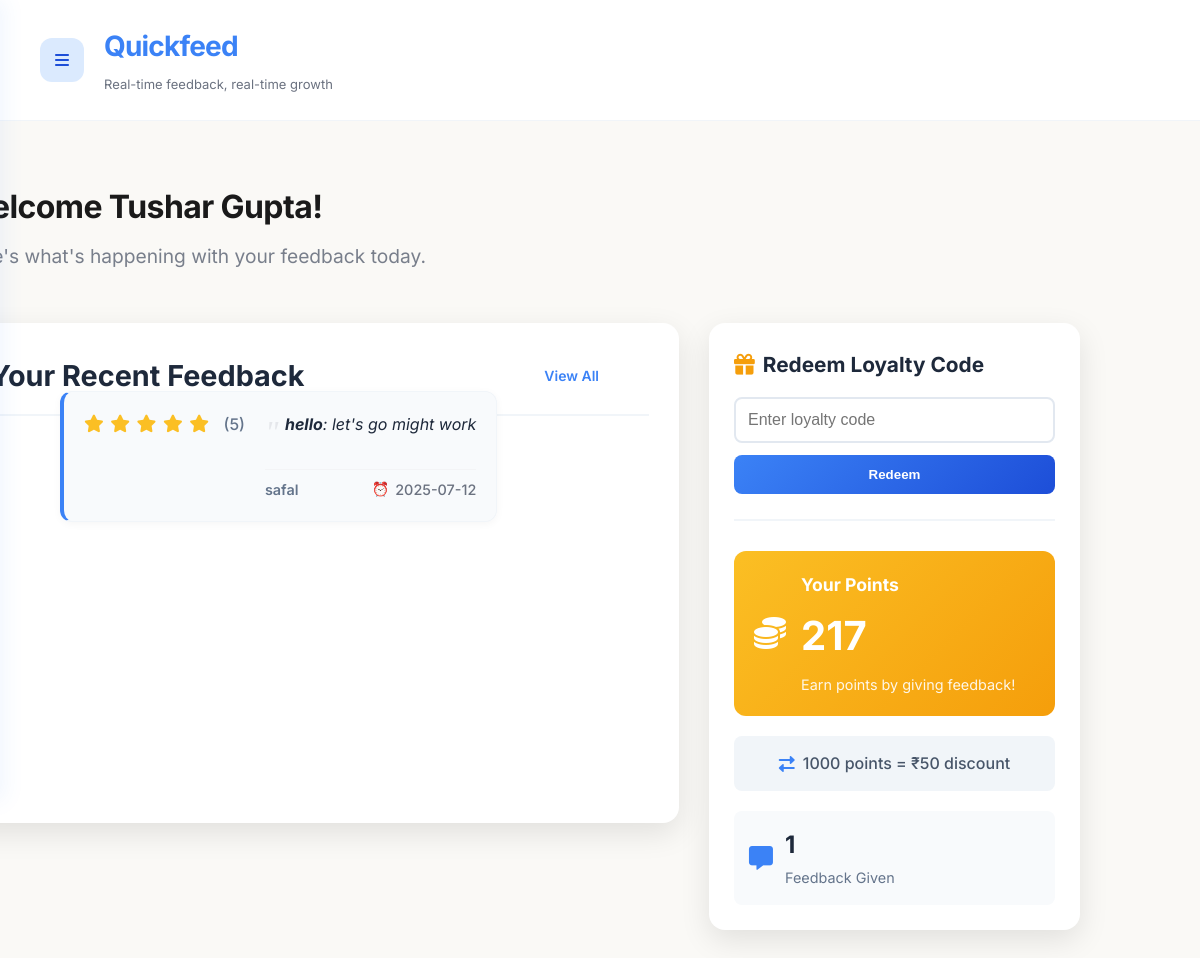
/customer/dashboard (signed in), run on the app's committed database.
### web/models.py (models this page shows, shortened)
class BaseUser(UserMixin, db.Model):
    __abstract__ = True
    id = db.Column(db.Integer, primary_key=True)
    first_name = db.Column(db.String(50), nullable=False)
    last_name = db.Column(db.String(50), nullable=False)
    email = db.Column(db.String(120), unique=True, nullable=False, index=True)
    password_hash = db.Column(db.String(128), nullable=False)
    created_at = db.Column(db.DateTime, default=lambda: datetime.now(timezone.utc))
    is_active = db.Column(db.Boolean, default=True, nullable=False)

class User(BaseUser):
    __tablename__ = 'users'
    points = db.Column(db.Integer, default=0)

class Feedback(db.Model):
    __tablename__ = 'feedbacks'  # Changed from 'feedback' to 'feedbacks'
    customer_id = db.Column(db.Integer, db.ForeignKey('users.id', ondelete='CASCADE'), nullable=True)
    id = db.Column(db.Integer, primary_key=True)
    title = db.Column(db.String(200), nullable=False)
    content = db.Column(db.Text, nullable=False)
    rating = db.Column(db.Integer, nullable=False)
    created_at = db.Column(db.DateTime, default=lambda: datetime.now(timezone.utc))
    shopkeeper_id = db.Column(db.Integer,
                             db.ForeignKey('shopkeepers.id', ondelete='CASCADE'),
                             nullable=False)
    customer_name = db.Column(db.String(100), nullable=False)
    customer_email = db.Column(db.String(120), nullable=True)
    customer_user = db.relationship('User',
                                  foreign_keys=[customer_email],
                                  primaryjoin='Feedback.customer_email == User.email',
                                  backref='feedbacks',
                                  lazy=True)
    __table_args__ = (
        db.CheckConstraint('rating >= 1 AND rating <= 5', name='rating_range'),
        db.CheckConstraint('LENGTH(title) >= 3', name='title_min_length'),
        db.CheckConstraint('LENGTH(content) >= 10', name='content_min_length'),
    )

class Shopkeeper(BaseUser):
    __tablename__ = 'shopkeepers'  # Changed from 'shopkeeper' to 'shopkeepers'
    shopname = db.Column(db.String(100), nullable=False)
    username = db.Column(db.String(50), unique=True, nullable=False, index=True)
    received_feedbacks = db.relationship('Feedback',
                                       foreign_keys='Feedback.shopkeeper_id',
                                       backref='shopkeeper',
                                       lazy='dynamic',
                                       cascade='all, delete-orphan')

### web/routes.py (the view)
@customer.route('/customer/dashboard')
@login_required
def dashboard():
    try:
        recent_feedbacks = Feedback.query.filter(
            Feedback.customer_email == current_user.email
        ).order_by(Feedback.created_at.desc()).limit(5).all()
        feedback_count = Feedback.query.filter(
            Feedback.customer_email == current_user.email
        ).count()
        return render_template('customer_dashboard.html',
                             recent_feedbacks=recent_feedbacks,
                             feedback_count=feedback_count)
    except Exception as e:
        print(f"Error loading customer dashboard: {e}")
        flash('Error loading dashboard. Please try again.', 'danger')
        return redirect(url_for('main.homepage'))

### web/templates/customer_dashboard.html (shortened to what this page needs)
<!DOCTYPE html>
<html lang="en">
<head>
    <link rel="stylesheet" href="{{ url_for('static', filename='dashboard.css') }}">
    <link rel="stylesheet" href="https://cdnjs.cloudflare.com/ajax/libs/font-awesome/6.0.0/css/all.min.css">
</head>
<body>
    <div class="main-content">
        <header class="header">
            <div class="header-left">
                <div class="menu-toggle" onclick="toggleSidebar()">
                    <i class="fas fa-bars"></i>
                </div>
                <div class="brand-logo">
                    <h1>Quickfeed</h1>
                    <span class="brand-tagline">Real-time feedback, real-time growth</span>
                </div>
            </div>
        </header>
        <div class="customer-container">
            <section class="welcome-section">
                <h2>Welcome {{ current_user.first_name }} {{ current_user.last_name }}!</h2>
                <p>Here's what's happening with your feedback today.</p>
            </section>
            <div class="dashboard-content">
                <div class="maincard">
                <div class="feedback-card">
                    <div class="card-header">
                        <h2>Your Recent Feedback</h2>
                        {% if recent_feedbacks %}
                        <a href="#" class="view-all-link">View All</a>
                        {% endif %}
                    </div>
                    <div class="feedback-list">
                        {% if recent_feedbacks %}
                        {% for feedback in recent_feedbacks %}
                        <div class="feedback-item">
                            <div class="feedback-rating">
                                {% for i in range(1, 6) %}
                                {% if i <= feedback.rating %}
                                <i class="fas fa-star"></i>
                                {% else %}
                                <i class="far fa-star"></i>
                                {% endif %}
                                {% endfor %}
                                <span class="rating-number">({{ feedback.rating }})</span>
                            </div>
                            <div class="feedback-content">
                                <div class="feedback-text">
                                    <strong>{{ feedback.title }}</strong>:
                                    {{ feedback.content[:100] }}{% if feedback.content|length > 100 %}...{% endif %}
                                </div>
                                <div class="feedback-meta">
                                    <span class="shop-name">{{ feedback.shopkeeper.shopname }}</span>
                                    <span class="feedback-time">{{ feedback.created_at.strftime('%Y-%m-%d') }}</span>
                                </div>
                            </div>
                        </div>
                        {% endfor %}
                        {% else %}
                        <div class="no-feedback">
                            <i class="fas fa-comment-dots"></i>
                            <p>You haven't given any feedback yet.</p>
                            <p>Share your experience with businesses to help them improve!</p>
                        </div>
                        {% endif %}
                    </div>
                </div>
                </div>
                <div class="loyalty-card">
                    <div class="redeem-section">
                        <h3><i class="fas fa-gift"></i> Redeem Loyalty Code</h3>
                        <form method="POST" action="{{ url_for('customer.redeem_code') }}">
                            <div class="redeem-form">
                                <input type="text" name="code" placeholder="Enter loyalty code" required>
                                <button type="submit" class="btn-redeem">Redeem</button>
                            </div>
                        </form>
                    </div>
                    <div class="points-section">
                        <div class="points-display">
                            <div class="points-icon">
                                <i class="fas fa-coins"></i>
                            </div>
                            <div class="points-info">
                                <h3>Your Points</h3>
                                <div class="points-value">{{ current_user.points }}</div>
                                <p class="points-desc">Earn points by giving feedback!</p>
                            </div>
                        </div>
                        <div class="points-conversion">
                            <div class="conversion-info">
                                <i class="fas fa-exchange-alt"></i>
                                <span>1000 points = ₹50 discount</span>
                            </div>
                        </div>
                        <div class="feedback-count">
                            <div class="count-item">
                                <i class="fas fa-comment-alt"></i>
                                <div>
                                    <span class="count-number">{{ feedback_count }}</span>
                                    <span class="count-label">Feedback Given</span>
                                </div>
                            </div>
                        </div>
                    </div>
                </div>
            </div>
        </div>
    </div>
</body>
</html>

### web/static/dashboard.css (style rules this page uses)
* { margin: 0; padding: 0; box-sizing: border-box; }
body { font-family: 'Inter', -apple-system, BlinkMacSystemFont, 'Segoe UI', sans-serif; background-color: #ffffff; color: #1a1a1a; line-height: 1.6; font-weight: 400; }
.main-content { background: #FAF9F6; padding-bottom: 10px; min-height: 100vh; }
.header { display: flex; justify-content: space-between; align-items: center; padding: 24px 40px; background: white; border-bottom: 1px solid #f1f5f9; position: sticky; top: 0; z-index: 100; }
.header-left { display: flex; align-items: center; gap: 20px; }
.menu-toggle { width: 44px; height: 44px; background: #dbeafe; border-radius: 12px; display: flex; align-items: center; justify-content: center; color: #1d4ed8; cursor: pointer; transition: all 0.2s ease; font-size: 16px; }
.brand-logo h1 { font-size: 28px; font-weight: 700; color: #3b82f6; letter-spacing: -0.8px; margin-bottom: 2px; }
.brand-tagline { font-size: 13px; color: #6b7280; font-weight: 400; }
.dashboard-content { padding: 32px 40px; max-width: 1400px; margin: 0 auto; }
.welcome-section { margin-bottom: 40px; }
.welcome-section h2 { font-size: 32px; font-weight: 700; color: #1a1a1a; margin-bottom: 8px; letter-spacing: -0.6px; }
.welcome-section p { font-size: 16px; color: #6b7280; font-weight: 400; }
.view-all-link { color: #3b82f6; font-size: 14px; font-weight: 600; text-decoration: none; padding: 8px 16px; border-radius: 8px; transition: all 0.2s ease; padding-right: 50px; }
.feedback-list { position: absolute; top: 50px; padding-top: 50px; padding-left: 70px; display: flex; flex-direction: column; gap: 20px; }
.feedback-item { background: #ffffff; padding: 24px; border-radius: 16px; box-shadow: 0 2px 8px rgba(0, 0, 0, 0.04); border: 1px solid #f1f5f9; display: flex; gap: 20px; transition: all 0.3s ease; }
.feedback-item::before { content: ''; position: absolute; top: 0; left: 0; width: 4px; height: 100%; background: linear-gradient(180deg, #3b82f6, #60a5fa); opacity: 0; transition: opacity 0.3s ease; }
.feedback-content { flex: 1; display: flex; flex-direction: column; gap: 16px; }
.feedback-text { font-size: 16px; color: #374151; line-height: 1.6; font-style: italic; position: relative; padding-left: 20px; }
.feedback-text::before { content: '"'; position: absolute; left: 0; top: -5px; font-size: 32px; color: #e5e7eb; font-family: serif; }
.feedback-meta { display: flex; align-items: center; gap: 16px; font-size: 13px; padding-top: 8px; border-top: 1px solid #f3f4f6; }
.feedback-time { color: #6b7280; font-weight: 500; display: flex; align-items: center; gap: 6px; }
.feedback-time::before { content: "⏰"; font-size: 14px; }

### data on the page
User: first_name "Tushar", last_name "Gupta", points "217"
Feedback: rating "5", title "hello", content "let's go might work", shopkeeper.shopname "safal", created_at "2025-07-12"

### other printed values
{{ feedback_count }} "1"
